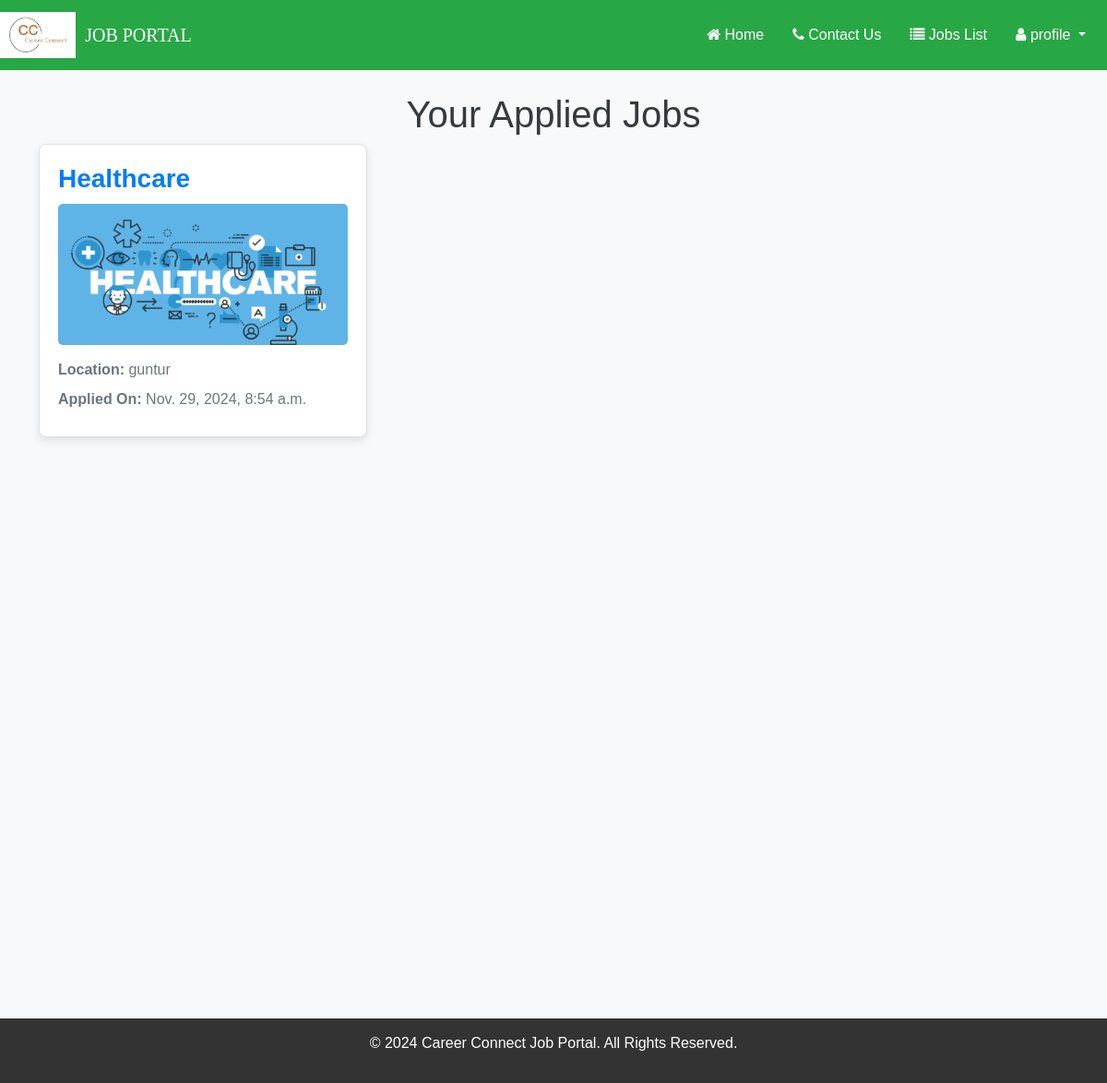
The page /applied-jobs/ (signed in) on the database its author committed.
### job/models.py (models this page shows, shortened)
class Application(models.Model):
    user = models.ForeignKey(User, on_delete=models.CASCADE)
    job = models.ForeignKey(Job, on_delete=models.CASCADE)
    name = models.CharField(max_length=255)
    email = models.EmailField()
    phone = models.CharField(max_length=15)
    address = models.TextField()
    city = models.CharField(max_length=100)
    state = models.CharField(max_length=100)
    postal_code = models.CharField(max_length=20)
    experience_level = models.CharField(max_length=50)
    cover_letter = models.FileField(upload_to='cover_letter/')
    resume = models.FileField(upload_to='resumes/')
    created_at = models.DateTimeField(auto_now_add=True)

class Job(models.Model):
    recruiter = models.ForeignKey(Recruiter, on_delete=models.CASCADE)
    start_date = models.DateField()
    end_date = models.DateField()
    title = models.CharField(max_length=100)
    salary = models.FloatField(max_length=20)
    image = models.FileField()
    description = models.CharField(max_length=300)
    experience = models.CharField(max_length=50)
    location = models.CharField(max_length=100)
    skills = models.CharField(max_length=100)
    creationdate = models.DateField()
    shortlisted_candidates = models.ManyToManyField('Application', related_name='shortlisted_jobs', blank=True)

### job/views.py (the view)
# urls.py: path('applied-jobs/', applied_jobs, name='applied_jobs'),
def applied_jobs(request):
    applications = Application.objects.filter(user=request.user)  # Filter by logged-in user
    return render(request, 'applied_jobs.html', {'applications': applications})

### job/templates/applied_jobs.html (shortened to what this page needs)
{% load static %}
{% block boy%}
{% include 'user_navigation.html' %}
<html lang="en">
<head>
    <link rel="stylesheet" href="https://cdn.jsdelivr.net/npm/bootstrap@5.2.3/dist/css/bootstrap.min.css">
</head>
<body>
    <div class="container">
        <h1 class="text-center mt-4">Your Applied Jobs</h1>
        {% if applications %}
        <div class="row job-cards-container">
            {% for application in applications %}
            <div class="col-lg-4 col-md-6 col-sm-12">
                <div class="job-card">
                    <h3>{{ application.job.title }}</h3>
                    <img src="{{ application.job.image.url }}" alt="{{ application.job.title }}">
                    <p><strong>Location:</strong> {{ application.job.location }}</p>
                    <p><strong>Applied On:</strong> {{ application.created_at }}</p>
                </div>
            </div>
            {% endfor %}
        </div>
        {% else %}
        <div class="text-center mt-4">
            <p>You have not applied to any jobs yet.</p>
        </div>
        {% endif %}
    </div>
</body>
 </html>
         <div class="footer" style="background-color: #333; color: white; padding: 15px; text-align: center; width: 100%; margin-top: 600px;">
        <p>&copy; 2024 Career Connect Job Portal. All Rights Reserved.</p>
    </div>
{% endblock  %}

### job/templates/applied_jobs.html (style rules this page uses)
body { background-color: #f8f9fa; font-family: 'Arial', sans-serif; }
h1 { color: #343a40; }
.job-card { border: 1px solid #dee2e6; border-radius: 8px; padding: 20px; margin-bottom: 30px; box-shadow: 0 4px 10px rgba(0, 0, 0, 0.1); background: #ffffff; transition: transform 0.3s, box-shadow 0.3s; }
.job-card h3 { margin-bottom: 10px; color: #007bff; font-weight: bold; }
.job-card img { max-width: 100%; height: auto; border-radius: 5px; margin-bottom: 15px; }
.job-card p { margin-bottom: 8px; color: #6c757d; }

### rows shown on the page
Application: job "Healthcare", job.image (picture), job.location "guntur", created_at "Nov. 29, 2024, 8:54 a.m."
